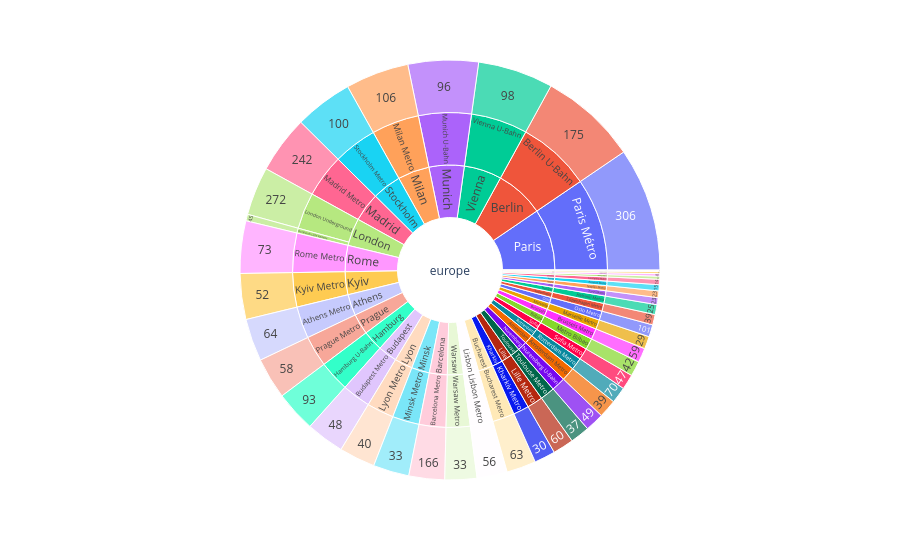

This figure's notebook cell:
### Code cell
# europe region analysis
import plotly.express as px
fig = px.sunburst(data_europe, path=['region', 'city', 'name', 'stations'], values='annual_ridership_mill')
fig.show()

### Figure 1 — Plotly figure (JSON) as saved in the notebook; plotly's stock layout.template omitted (floating-point values rounded to 4 significant figures; data arrays with more than 128 entries replaced by an {"elided": "..."} marker saying what was removed)
{"data": [{"branchvalues": "total", "domain": {"x": [0, 1], "y": [0, 1]}, "hovertemplate": "labels=%{label}<br>annual_ridership_mill=%{value}<br>parent=%{parent}<br>id=%{id}<extra></extra>", "ids": {"elided": "129 str values"}, "labels": {"elided": "129 str values"}, "name": "", "parents": {"elided": "129 str values"}, "type": "sunburst", "values": {"elided": "129 float values"}}], "layout": {"autosize": true, "legend": {"tracegroupgap": 0}, "margin": {"t": 60}}}
